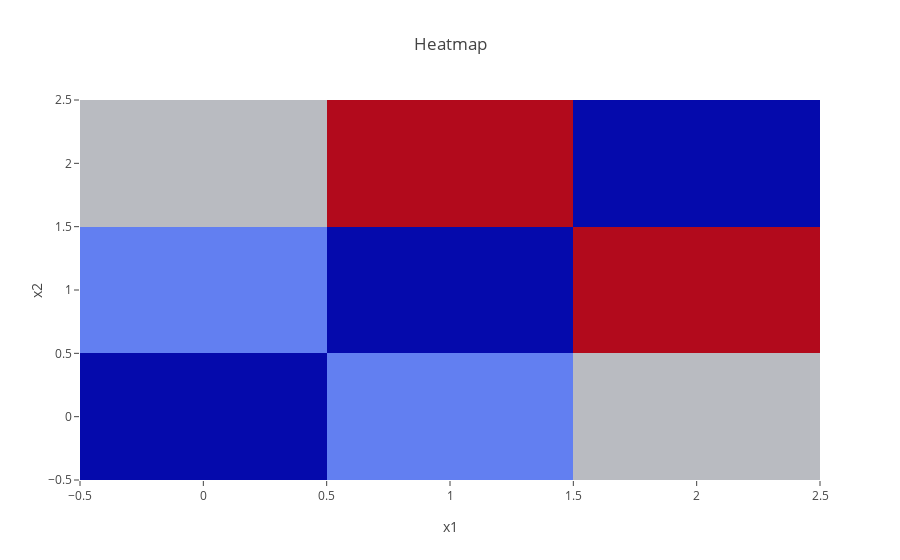

Source (notebook cell):
### Code cell
# Heat maps
z=[[1,20,30],[20,1,60],[30,60,1]]
heatmap=go.Heatmap(z=z,showscale=False)
data=[heatmap]

layout=go.Layout(title='Heatmap', xaxis={'title':'x1'},yaxis={'title':'x2'})

figheat=go.Figure(data=data,layout=layout)

iplot(figheat,filename='pyguide_4')

### Figure 1 — Plotly figure (JSON) as saved in the notebook; plotly's stock layout.template omitted (floating-point values rounded to 4 significant figures)
{"data": [{"showscale": false, "type": "heatmap", "uid": "74921462-bcc7-11e8-9045-001d4f4942cc", "z": [[1, 20, 30], [20, 1, 60], [30, 60, 1]]}], "layout": {"title": "Heatmap", "xaxis": {"title": "x1"}, "yaxis": {"title": "x2"}}}
